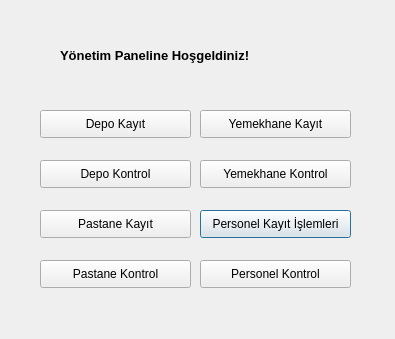
<?xml version="1.0" encoding="UTF-8"?>
<ui version="4.0">
 <class>yonetimpanel</class>
 <widget class="QDialog" name="yonetimpanel">
  <property name="geometry">
   <rect>
    <x>0</x>
    <y>0</y>
    <width>395</width>
    <height>339</height>
   </rect>
  </property>
  <property name="windowTitle">
   <string>Yönetim Paneli</string>
  </property>
  <widget class="QLabel" name="label">
   <property name="geometry">
    <rect>
     <x>60</x>
     <y>40</y>
     <width>271</width>
     <height>31</height>
    </rect>
   </property>
   <property name="font">
    <font>
     <pointsize>10</pointsize>
     <weight>75</weight>
     <bold>true</bold>
    </font>
   </property>
   <property name="text">
    <string>Yönetim Paneline Hoşgeldiniz!</string>
   </property>
  </widget>
  <widget class="QPushButton" name="pushButton_3">
   <property name="geometry">
    <rect>
     <x>200</x>
     <y>210</y>
     <width>151</width>
     <height>28</height>
    </rect>
   </property>
   <property name="text">
    <string>Personel Kayıt İşlemleri</string>
   </property>
  </widget>
  <widget class="QPushButton" name="pushButton_4">
   <property name="geometry">
    <rect>
     <x>200</x>
     <y>260</y>
     <width>151</width>
     <height>28</height>
    </rect>
   </property>
   <property name="text">
    <string>Personel Kontrol</string>
   </property>
  </widget>
  <widget class="QPushButton" name="pushButton_5">
   <property name="geometry">
    <rect>
     <x>40</x>
     <y>160</y>
     <width>151</width>
     <height>28</height>
    </rect>
   </property>
   <property name="text">
    <string>Depo Kontrol</string>
   </property>
  </widget>
  <widget class="QPushButton" name="pushButton_6">
   <property name="geometry">
    <rect>
     <x>40</x>
     <y>110</y>
     <width>151</width>
     <height>28</height>
    </rect>
   </property>
   <property name="text">
    <string>Depo Kayıt</string>
   </property>
  </widget>
  <widget class="QPushButton" name="pushButton_7">
   <property name="geometry">
    <rect>
     <x>200</x>
     <y>110</y>
     <width>151</width>
     <height>28</height>
    </rect>
   </property>
   <property name="text">
    <string>Yemekhane Kayıt</string>
   </property>
  </widget>
  <widget class="QPushButton" name="pushButton_8">
   <property name="geometry">
    <rect>
     <x>200</x>
     <y>160</y>
     <width>151</width>
     <height>28</height>
    </rect>
   </property>
   <property name="text">
    <string>Yemekhane Kontrol</string>
   </property>
  </widget>
  <widget class="QPushButton" name="pushButton_9">
   <property name="geometry">
    <rect>
     <x>40</x>
     <y>210</y>
     <width>151</width>
     <height>28</height>
    </rect>
   </property>
   <property name="text">
    <string>Pastane Kayıt</string>
   </property>
  </widget>
  <widget class="QPushButton" name="pushButton_10">
   <property name="geometry">
    <rect>
     <x>40</x>
     <y>260</y>
     <width>151</width>
     <height>28</height>
    </rect>
   </property>
   <property name="text">
    <string>Pastane Kontrol</string>
   </property>
  </widget>
 </widget>
 <tabstops>
  <tabstop>pushButton_6</tabstop>
  <tabstop>pushButton_3</tabstop>
  <tabstop>pushButton_5</tabstop>
  <tabstop>pushButton_4</tabstop>
 </tabstops>
 <resources/>
 <connections/>
</ui>
